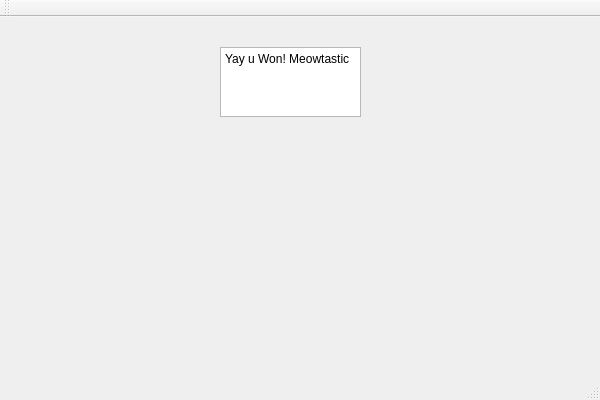
<?xml version="1.0" encoding="UTF-8"?>
<ui version="4.0">
 <class>EndGameWindowClass</class>
 <widget class="QMainWindow" name="EndGameWindowClass">
  <property name="geometry">
   <rect>
    <x>0</x>
    <y>0</y>
    <width>600</width>
    <height>400</height>
   </rect>
  </property>
  <property name="windowTitle">
   <string>EndGameWindow</string>
  </property>
  <widget class="QWidget" name="centralWidget">
   <widget class="QTextEdit" name="textEdit">
    <property name="geometry">
     <rect>
      <x>220</x>
      <y>30</y>
      <width>141</width>
      <height>70</height>
     </rect>
    </property>
    <property name="html">
     <string>&lt;!DOCTYPE HTML PUBLIC &quot;-//W3C//DTD HTML 4.0//EN&quot; &quot;http://www.w3.org/TR/REC-html40/strict.dtd&quot;&gt;
&lt;html&gt;&lt;head&gt;&lt;meta name=&quot;qrichtext&quot; content=&quot;1&quot; /&gt;&lt;meta charset=&quot;utf-8&quot; /&gt;&lt;style type=&quot;text/css&quot;&gt;
p, li { white-space: pre-wrap; }
hr { height: 1px; border-width: 0; }
li.unchecked::marker { content: &quot;\2610&quot;; }
li.checked::marker { content: &quot;\2612&quot;; }
&lt;/style&gt;&lt;/head&gt;&lt;body style=&quot; font-family:'Segoe UI'; font-size:9pt; font-weight:400; font-style:normal;&quot;&gt;
&lt;p style=&quot; margin-top:0px; margin-bottom:0px; margin-left:0px; margin-right:0px; -qt-block-indent:0; text-indent:0px;&quot;&gt;Yay u Won! Meowtastic&lt;/p&gt;&lt;/body&gt;&lt;/html&gt;</string>
    </property>
   </widget>
  </widget>
  <widget class="QMenuBar" name="menuBar">
   <property name="geometry">
    <rect>
     <x>0</x>
     <y>0</y>
     <width>600</width>
     <height>21</height>
    </rect>
   </property>
  </widget>
  <widget class="QToolBar" name="mainToolBar">
   <attribute name="toolBarArea">
    <enum>TopToolBarArea</enum>
   </attribute>
   <attribute name="toolBarBreak">
    <bool>false</bool>
   </attribute>
  </widget>
  <widget class="QStatusBar" name="statusBar"/>
 </widget>
 <layoutdefault spacing="6" margin="11"/>
 <resources/>
 <connections/>
</ui>
